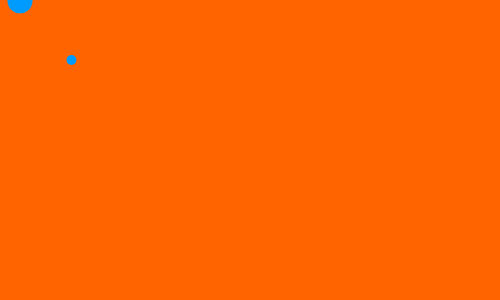
Frame 1 (no input)
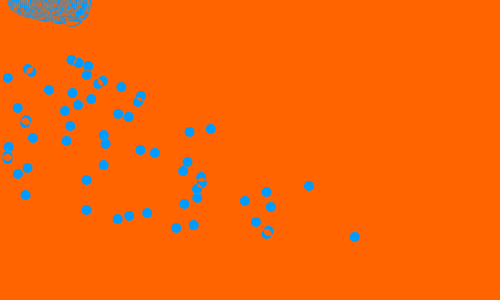
Frame 60 (no input)
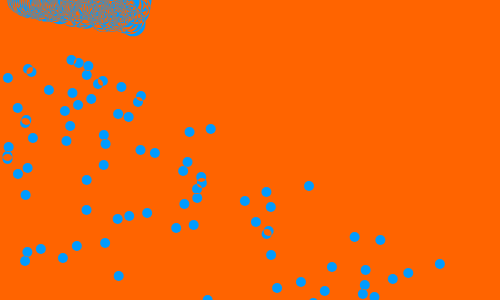
Frame 120 (the mouse pressed at the canvas centre since frame 60)

The p5.js sketch that drew these frames (run headless with seeded random() and noise() and a simulated clock; from frame 60 on, the mouse is pressed at the canvas centre):

// p5.js sketch
// ── sketch.js
// DEFINE STATE
let circleX = 20; //Set the initial X-position for circle
let circleY = 20; // Set the initial Y-position for circle
let xSpeed = 1;
let ySpeed = 1;

function setup() {
  createCanvas(500, 300);
  background(255, 100, 0);
  noStroke();
  blendMode(DIFFERENCE);
}

function draw() {

  // CURRENT STATE
  circle(random(circleX* 5), circleY* 3, 10);
  circle(circleX, random(circleY* .2), 25);

  // ADJUSTING STATE
  circleX = circleX + xSpeed;
  circleY = circleY + ySpeed;

  //BOUNCE FROM LEFT - RIGHT FROM THE ORIGIN
  if(circleX < 0 || circleX > width) {
    xSpeed = xSpeed * -1;
    background(random(255), random(155), random(55));
  }

  // BOUNCE FROM TOP - BOTTOM 
  if(circleY < 0 || circleY > height) {
    // ySpeed = ySpeed * -1;
    background(random(55), random(155), random(255));
  }
}
